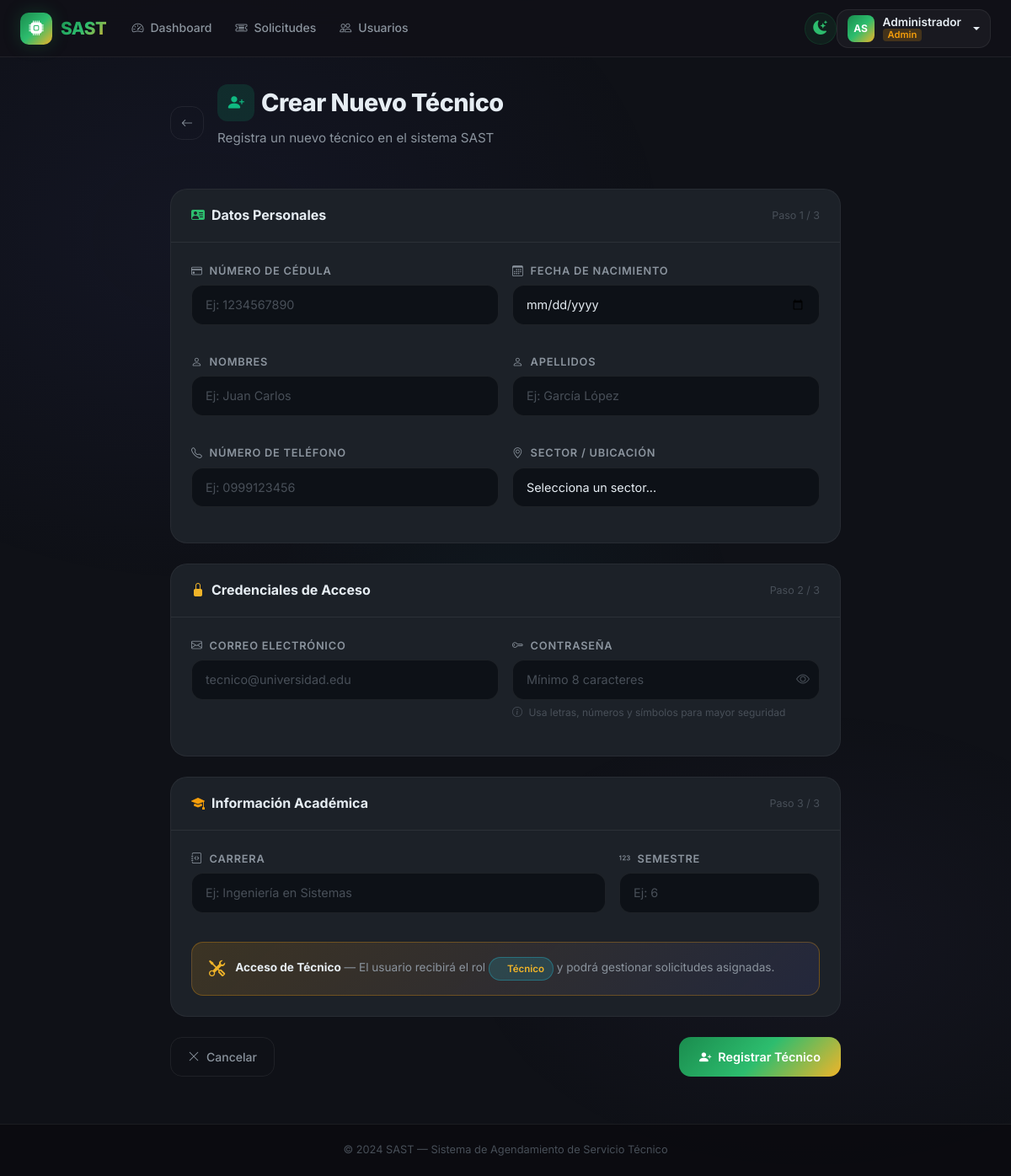
Screenshot of /admin/usuarios/crear-tecnico (signed in) with the database file from the repository.
### app/models/user.py (models this page shows, shortened)
class User(UserMixin, db.Model):
    __tablename__ = 'user'
    id_user = db.Column(db.Integer, primary_key=True, autoincrement=True)
    ncedula = db.Column('Ncedula', db.String(20), nullable=False, unique=True)
    nombres = db.Column('Nombres', db.String(100), nullable=False)
    apellidos = db.Column('Apellidos', db.String(100), nullable=False)
    fecha_nacimiento = db.Column(db.Date, nullable=False)
    numero_telefono = db.Column(db.String(20), nullable=False)
    correo = db.Column('Correo', db.String(150), nullable=False, unique=True)
    contrasena = db.Column(db.String(255), nullable=False)
    sector = db.Column('Sector', db.String(100), nullable=False)
    declaracion_veracidad = db.Column(db.Boolean, default=False)
    autorizacion_datos = db.Column(db.Boolean, default=False)
    reset_token = db.Column(db.String(100), nullable=True, unique=True)
    reset_token_expiry = db.Column(db.DateTime, nullable=True)
    id_rol = db.Column(db.Integer, db.ForeignKey('roles.id_rol'), nullable=False)
    solicitudes_como_cliente = db.relationship(
        'Solicitud', foreign_keys='Solicitud.id_cliente',
        backref='cliente', lazy='dynamic'
    )
    solicitudes_como_tecnico = db.relationship(
        'Solicitud', foreign_keys='Solicitud.id_tecnico',
        backref='tecnico', lazy='dynamic'
    )
    mensajes_enviados = db.relationship('Mensaje', backref='remitente', lazy='dynamic')
    reportes = db.relationship('Reporte', backref='tecnico_reporte', lazy='dynamic')
    calificaciones_dadas = db.relationship('CalificacionTecnico', backref='cliente_calificador', lazy='dynamic')
    detalles_tecnico = db.relationship('DetallesTecnico', backref='tecnico_detalle', uselist=False)
    @property
    def nombre_completo(self):
        return f'{self.nombres} {self.apellidos}'
    @property
    def es_admin(self):
        return self.rol.nombre_rol == 'admin'
    @property
    def es_solicitante(self):
        return self.rol.nombre_rol == 'solicitante'

class Rol(db.Model):
    __tablename__ = 'roles'
    id_rol = db.Column(db.Integer, primary_key=True, autoincrement=True)
    nombre_rol = db.Column(db.String(50), nullable=False)
    usuarios = db.relationship('User', backref='rol', lazy=True)

### app/blueprints/admin/__init__.py (the view, shortened to what this page needs)
@admin_bp.route('/usuarios/crear-tecnico', methods=['GET', 'POST'])
@login_required
@admin_required
def crear_tecnico():
    sectores = Sector.query.order_by(Sector.nombre_sector.asc()).all()
    return render_template('admin/crear_tecnico.html', sectores=sectores)

### app/blueprints/admin/__init__.py (called while the page is built)
def admin_required(f):
    @wraps(f)
    def decorated(*args, **kwargs):
        if not current_user.is_authenticated:
            return redirect(url_for('auth.login'))
        if not current_user.es_admin:
            abort(403)
        return f(*args, **kwargs)
    return decorated

### app/templates/admin/crear_tecnico.html (shortened to what this page needs)
{% extends 'base.html' %}
{% block content %}
<div class="container" style="max-width:820px;">
  <div class="page-header">
    <div class="d-flex align-items-center gap-3">
      <a href="{{ url_for('admin.usuarios') }}" class="btn-outline-custom" style="padding:8px 12px;flex-shrink:0;">
        <i class="bi bi-arrow-left"></i>
      </a>
      <div>
        <h1 class="d-flex align-items-center gap-2">
          <span class="stat-icon green" style="width:44px;height:44px;border-radius:12px;font-size:1.2rem;">
            <i class="bi bi-person-plus-fill"></i>
          </span>
          Crear Nuevo Técnico
        </h1>
        <p>Registra un nuevo técnico en el sistema SAST</p>
      </div>
    </div>
  </div>
  <form method="POST" action="{{ url_for('admin.crear_tecnico') }}">
    <div class="section-card mb-4">
      <div class="section-card-header">
        <div class="d-flex align-items-center gap-2">
          <i class="bi bi-person-vcard-fill" style="color:var(--primary-light);"></i>
          <span style="font-weight:700;">Datos Personales</span>
        </div>
        <span style="font-size:0.78rem;color:var(--text-muted);">Paso 1 / 3</span>
      </div>
      <div class="section-card-body">
        <div class="row g-3">
          <div class="col-12 col-md-6">
            <div class="form-group">
              <label class="form-label" for="ncedula">
                <i class="bi bi-credit-card me-1"></i> Número de Cédula
              </label>
              <input type="text" id="ncedula" name="ncedula" class="form-control"
                     placeholder="Ej: 1234567890" maxlength="10" required>
            </div>
          </div>
          <div class="col-12 col-md-6">
            <div class="form-group">
              <label class="form-label" for="fecha_nacimiento">
                <i class="bi bi-calendar3 me-1"></i> Fecha de Nacimiento
              </label>
              <input type="date" id="fecha_nacimiento" name="fecha_nacimiento" class="form-control" required>
            </div>
          </div>
          <div class="col-12 col-md-6">
            <div class="form-group">
              <label class="form-label" for="nombres">
                <i class="bi bi-person me-1"></i> Nombres
              </label>
              <input type="text" id="nombres" name="nombres" class="form-control"
                     placeholder="Ej: Juan Carlos" required>
            </div>
          </div>
          <div class="col-12 col-md-6">
            <div class="form-group">
              <label class="form-label" for="apellidos">
                <i class="bi bi-person me-1"></i> Apellidos
              </label>
              <input type="text" id="apellidos" name="apellidos" class="form-control"
                     placeholder="Ej: García López" required>
            </div>
          </div>
          <div class="col-12 col-md-6">
            <div class="form-group">
              <label class="form-label" for="numero_telefono">
                <i class="bi bi-telephone me-1"></i> Número de Teléfono
              </label>
              <input type="tel" id="numero_telefono" name="numero_telefono" class="form-control"
                     placeholder="Ej: 0999123456">
            </div>
          </div>
          <div class="col-12 col-md-6">
            <div class="form-group">
              <label class="form-label" for="sector">
                <i class="bi bi-geo-alt me-1"></i> Sector / Ubicación
              </label>
              <select id="sector" name="sector" class="form-select" required>
                <option value="" disabled selected>Selecciona un sector...</option>
              </select>
            </div>
          </div>
        </div>
      </div>
    </div>
    <div class="section-card mb-4">
      <div class="section-card-header">
        <div class="d-flex align-items-center gap-2">
          <i class="bi bi-lock-fill" style="color:var(--secondary);"></i>
          <span style="font-weight:700;">Credenciales de Acceso</span>
        </div>
        <span style="font-size:0.78rem;color:var(--text-muted);">Paso 2 / 3</span>
      </div>
      <div class="section-card-body">
        <div class="row g-3">
          <div class="col-12 col-md-6">
            <div class="form-group">
              <label class="form-label" for="correo">
                <i class="bi bi-envelope me-1"></i> Correo Electrónico
              </label>
              <input type="email" id="correo" name="correo" class="form-control"
                     placeholder="tecnico@universidad.edu" required>
            </div>
          </div>
          <div class="col-12 col-md-6">
            <div class="form-group">
              <label class="form-label" for="contrasena">
                <i class="bi bi-key me-1"></i> Contraseña
              </label>
              <div style="position:relative;">
                <input type="password" id="contrasena" name="contrasena" class="form-control"
                       placeholder="Mínimo 8 caracteres" required style="padding-right:44px;">
                <button type="button" id="togglePass"
                        style="position:absolute;right:12px;top:50%;transform:translateY(-50%);background:none;border:none;color:var(--text-muted);cursor:pointer;font-size:1rem;padding:0;transition:var(--transition);"
                        onclick="togglePasswordVisibility()">
                  <i class="bi bi-eye" id="eyeIcon"></i>
                </button>
              </div>
              <div style="font-size:0.75rem;color:var(--text-muted);margin-top:5px;">
                <i class="bi bi-info-circle me-1"></i> Usa letras, números y símbolos para mayor seguridad
              </div>
            </div>
          </div>
        </div>
      </div>
    </div>
    <div class="section-card mb-4">
      <div class="section-card-header">
        <div class="d-flex align-items-center gap-2">
          <i class="bi bi-mortarboard-fill" style="color:var(--warning);"></i>
          <span style="font-weight:700;">Información Académica</span>
        </div>
        <span style="font-size:0.78rem;color:var(--text-muted);">Paso 3 / 3</span>
      </div>
      <div class="section-card-body">
        <div class="row g-3">
          <div class="col-12 col-md-8">
            <div class="form-group">
              <label class="form-label" for="carrera">
                <i class="bi bi-journal-code me-1"></i> Carrera
              </label>
              <input type="text" id="carrera" name="carrera" class="form-control"
                     placeholder="Ej: Ingeniería en Sistemas">
            </div>
          </div>
          <div class="col-12 col-md-4">
            <div class="form-group">
              <label class="form-label" for="semestre">
                <i class="bi bi-123 me-1"></i> Semestre
              </label>
              <input type="number" id="semestre" name="semestre" class="form-control"
                     placeholder="Ej: 6" min="1" max="12">
            </div>
          </div>
        </div>
        <div class="alert-notification mt-3" style="margin-bottom:0;">
          <i class="bi bi-tools" style="color:var(--secondary);font-size:1.2rem;flex-shrink:0;"></i>
          <div style="font-size:0.85rem;color:var(--text-secondary);">
            <strong style="color:var(--text-primary);">Acceso de Técnico</strong> — El usuario recibirá el rol
            <span class="badge-status" style="background:rgba(34,211,238,0.15);color:var(--secondary);border:1px solid rgba(34,211,238,0.3);display:inline-flex;">
              Técnico
            </span>
            y podrá gestionar solicitudes asignadas.
          </div>
        </div>
      </div>
    </div>
    <div class="d-flex gap-3 justify-content-between flex-wrap pb-4">
      <a href="{{ url_for('admin.usuarios') }}" class="btn-outline-custom">
        <i class="bi bi-x-lg"></i> Cancelar
      </a>
      <button type="submit" class="btn-primary-custom">
        <i class="bi bi-person-plus-fill"></i> Registrar Técnico
      </button>
    </div>
  </form>
</div>
{% endblock %}

### app/templates/base.html (shortened to what this page needs)
<!DOCTYPE html>
<html lang="es">
<head>
    <link href="https://cdn.jsdelivr.net/npm/bootstrap@5.3.3/dist/css/bootstrap.min.css" rel="stylesheet">
    <link rel="stylesheet" href="https://cdn.jsdelivr.net/npm/bootstrap-icons@1.11.3/font/bootstrap-icons.min.css">
    <link rel="stylesheet" href="{{ url_for('static', filename='css/main.css') }}">
</head>
<body>
{% if current_user.is_authenticated %}
<nav class="navbar navbar-expand-lg" id="mainNavbar">
    <div class="container-fluid px-4">
        <a class="navbar-brand" href="{{ url_for('index') }}">
            <div class="brand-icon">
                <i class="bi bi-cpu-fill"></i>
            </div>
            <span>SAST</span>
        </a>
        <div class="collapse navbar-collapse" id="navContent">
            <ul class="navbar-nav me-auto mb-2 mb-lg-0">
                {% if current_user.es_admin %}
                <li class="nav-item">
                    <a class="nav-link {% if request.endpoint == 'admin.dashboard' %}active{% endif %}"
                       href="{{ url_for('admin.dashboard') }}">
                        <i class="bi bi-speedometer2 me-1"></i>Dashboard
                    </a>
                </li>
                <li class="nav-item">
                    <a class="nav-link {% if request.endpoint == 'admin.solicitudes' %}active{% endif %}"
                       href="{{ url_for('admin.solicitudes') }}">
                        <i class="bi bi-ticket-detailed me-1"></i>Solicitudes
                    </a>
                </li>
                <li class="nav-item">
                    <a class="nav-link {% if request.endpoint == 'admin.usuarios' %}active{% endif %}"
                       href="{{ url_for('admin.usuarios') }}">
                        <i class="bi bi-people me-1"></i>Usuarios
                    </a>
                </li>
                {% endif %}
            </ul>
            <button id="themeToggle" title="Cambiar tema" onclick="toggleTheme()">
                <i class="bi bi-moon-stars-fill" id="themeIcon"></i>
            </button>
            <div class="dropdown user-menu">
                <button class="btn user-btn dropdown-toggle" type="button" data-bs-toggle="dropdown">
                    <div class="user-avatar">
                        {{ current_user.nombres[0] }}{{ current_user.apellidos[0] }}
                    </div>
                    <div class="user-info">
                        <span class="user-name">{{ current_user.nombres }}</span>
                        <span class="user-role role-{{ current_user.rol.nombre_rol | replace('é', 'e') | replace('ó', 'o') }}">
                            {{ current_user.rol.nombre_rol | capitalize }}
                        </span>
                    </div>
                </button>
            </div>
        </div>
    </div>
</nav>
{% endif %}
<div id="liveToastContainer" class="toast-container position-fixed bottom-0 end-0 p-3" style="z-index:9999;">
</div>
<main class="main-content {% if not current_user.is_authenticated %}auth-page{% endif %}">
    {% block content %}{% endblock %}
</main>
<footer class="app-footer">
    <div class="container text-center">
        <span>© 2024 SAST — Sistema de Agendamiento de Servicio Técnico</span>
    </div>
</footer>
</body>
</html>

### rows the page displays
User: Nombres "A", Apellidos "S", nombres "Administrador"
Rol: rol.nombre_rol "Admin"
